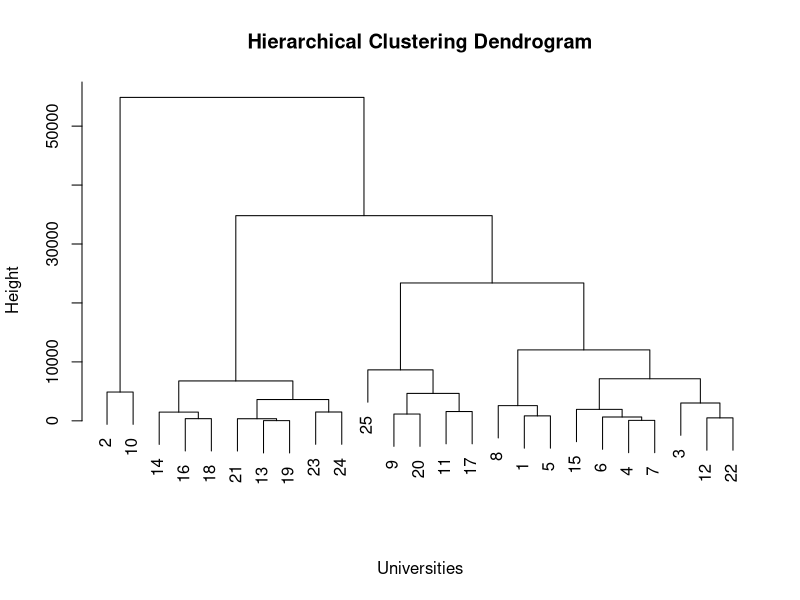

Source code (R):
# First, create a data frame with the given data
data <- data.frame(
  Univ = c("Brown", "CalTech", "CMU", "Columbia", "Cornell", "Dartmouth", "Duke", "Georgetown", "Harvard", "JohnsHopkins", "MIT", "Northwestern", "NotreDame", "PennState", "Princeton", "Purdue", "Stanford", "TexasA&M", "UCBerkeley", "UChicago", "UMichigan", "UPenn", "UVA", "UWisconsin", "Yale"),
  SAT = c(1310, 1415, 1260, 1310, 1280, 1340, 1315, 1255, 1400, 1305, 1380, 1260, 1255, 1081, 1375, 1005, 1360, 1075, 1240, 1290, 1180, 1285, 1225, 1085, 1375),
  Top10 = c(89, 100, 62, 76, 83, 89, 90, 74, 91, 75, 94, 85, 81, 38, 91, 28, 90, 49, 95, 75, 65, 80, 77, 40, 95),
  Accept = c(22, 25, 59, 24, 33, 23, 30, 24, 14, 44, 30, 39, 42, 54, 14, 90, 20, 67, 40, 50, 68, 36, 44, 69, 19),
  SFRatio = c(13, 6, 9, 12, 13, 10, 12, 12, 11, 7, 10, 11, 13, 18, 8, 19, 12, 25, 17, 13, 16, 11, 14, 15, 11),
  Expenses = c(22704, 63575, 25026, 31510, 21864, 32162, 31585, 20126, 39525, 58691, 34870, 28052, 15122, 10185, 30220, 9066, 36450, 8704, 15140, 38380, 15470, 27553, 13349, 11857, 43514),
  GradRate = c(94, 81, 72, 88, 90, 95, 95, 92, 97, 87, 91, 89, 94, 80, 95, 69, 93, 67, 78, 87, 85, 90, 92, 71, 96)
)

# Perform hierarchical clustering
dist_matrix <- dist(data[, 2:7])  # Calculate the distance matrix
hclust_result <- hclust(dist_matrix, method = "complete")  # Hierarchical clustering using complete linkage method

# Plot the dendrogram
plot(hclust_result, main = "Hierarchical Clustering Dendrogram", xlab = "Universities", sub = "")